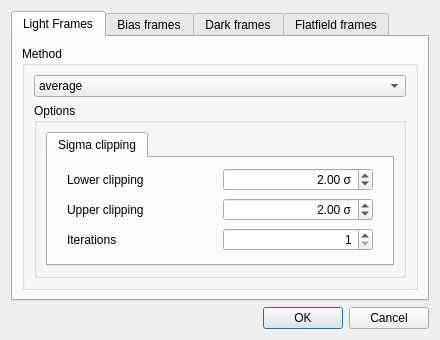
<?xml version="1.0" encoding="UTF-8"?>
<ui version="4.0">
 <class>StackDialog</class>
 <widget class="QDialog" name="StackDialog">
  <property name="geometry">
   <rect>
    <x>0</x>
    <y>0</y>
    <width>440</width>
    <height>340</height>
   </rect>
  </property>
  <property name="minimumSize">
   <size>
    <width>250</width>
    <height>250</height>
   </size>
  </property>
  <property name="maximumSize">
   <size>
    <width>500</width>
    <height>500</height>
   </size>
  </property>
  <property name="windowTitle">
   <string>Stacking option</string>
  </property>
  <property name="sizeGripEnabled">
   <bool>false</bool>
  </property>
  <property name="modal">
   <bool>false</bool>
  </property>
  <layout class="QVBoxLayout" name="verticalLayout">
   <item>
    <widget class="QTabWidget" name="tabWidget">
     <property name="currentIndex">
      <number>0</number>
     </property>
     <property name="documentMode">
      <bool>false</bool>
     </property>
     <widget class="QWidget" name="lght_tab">
      <attribute name="title">
       <string>Light Frames</string>
      </attribute>
      <layout class="QVBoxLayout" name="verticalLayout_3">
       <item>
        <widget class="QGroupBox" name="groupBox_2">
         <property name="title">
          <string>Method</string>
         </property>
         <property name="flat">
          <bool>true</bool>
         </property>
         <layout class="QVBoxLayout" name="verticalLayout_4">
          <item>
           <widget class="QComboBox" name="ligthStackingMethodComboBox">
            <item>
             <property name="text">
              <string>average</string>
             </property>
            </item>
            <item>
             <property name="text">
              <string>median</string>
             </property>
            </item>
            <item>
             <property name="text">
              <string>sigma clipping</string>
             </property>
            </item>
            <item>
             <property name="text">
              <string>standard deviation</string>
             </property>
            </item>
            <item>
             <property name="text">
              <string>variance</string>
             </property>
            </item>
            <item>
             <property name="text">
              <string>maximum</string>
             </property>
            </item>
            <item>
             <property name="text">
              <string>minimum</string>
             </property>
            </item>
            <item>
             <property name="text">
              <string>product</string>
             </property>
            </item>
           </widget>
          </item>
          <item>
           <widget class="QGroupBox" name="groupBox">
            <property name="title">
             <string>Options</string>
            </property>
            <property name="flat">
             <bool>true</bool>
            </property>
            <layout class="QHBoxLayout" name="horizontalLayout">
             <item>
              <widget class="QTabWidget" name="tabWidget_2">
               <property name="currentIndex">
                <number>0</number>
               </property>
               <property name="movable">
                <bool>false</bool>
               </property>
               <widget class="QWidget" name="tab">
                <attribute name="title">
                 <string>Sigma clipping</string>
                </attribute>
                <layout class="QVBoxLayout" name="verticalLayout_2">
                 <item>
                  <layout class="QHBoxLayout" name="horizontalLayout_2">
                   <property name="leftMargin">
                    <number>10</number>
                   </property>
                   <property name="rightMargin">
                    <number>10</number>
                   </property>
                   <item>
                    <widget class="QLabel" name="label">
                     <property name="text">
                      <string>Lower clipping</string>
                     </property>
                    </widget>
                   </item>
                   <item>
                    <widget class="QDoubleSpinBox" name="ligthLKappa">
                     <property name="alignment">
                      <set>Qt::AlignRight|Qt::AlignTrailing|Qt::AlignVCenter</set>
                     </property>
                     <property name="suffix">
                      <string> σ</string>
                     </property>
                     <property name="singleStep">
                      <double>0.010000000000000</double>
                     </property>
                     <property name="value">
                      <double>2.000000000000000</double>
                     </property>
                    </widget>
                   </item>
                  </layout>
                 </item>
                 <item>
                  <layout class="QHBoxLayout" name="horizontalLayout_7">
                   <property name="leftMargin">
                    <number>10</number>
                   </property>
                   <property name="rightMargin">
                    <number>10</number>
                   </property>
                   <item>
                    <widget class="QLabel" name="label_4">
                     <property name="text">
                      <string>Upper clipping</string>
                     </property>
                    </widget>
                   </item>
                   <item>
                    <widget class="QDoubleSpinBox" name="ligthHKappa">
                     <property name="alignment">
                      <set>Qt::AlignRight|Qt::AlignTrailing|Qt::AlignVCenter</set>
                     </property>
                     <property name="suffix">
                      <string> σ</string>
                     </property>
                     <property name="singleStep">
                      <double>0.010000000000000</double>
                     </property>
                     <property name="value">
                      <double>2.000000000000000</double>
                     </property>
                    </widget>
                   </item>
                  </layout>
                 </item>
                 <item>
                  <layout class="QHBoxLayout" name="horizontalLayout_8">
                   <property name="leftMargin">
                    <number>10</number>
                   </property>
                   <property name="rightMargin">
                    <number>10</number>
                   </property>
                   <item>
                    <widget class="QLabel" name="label_5">
                     <property name="text">
                      <string>Iterations</string>
                     </property>
                    </widget>
                   </item>
                   <item>
                    <widget class="QSpinBox" name="ligthKIters">
                     <property name="alignment">
                      <set>Qt::AlignRight|Qt::AlignTrailing|Qt::AlignVCenter</set>
                     </property>
                     <property name="minimum">
                      <number>1</number>
                     </property>
                    </widget>
                   </item>
                  </layout>
                 </item>
                </layout>
               </widget>
              </widget>
             </item>
            </layout>
           </widget>
          </item>
         </layout>
        </widget>
       </item>
      </layout>
     </widget>
     <widget class="QWidget" name="Bias_tab">
      <attribute name="title">
       <string>Bias frames</string>
      </attribute>
      <layout class="QVBoxLayout" name="verticalLayout_13">
       <item>
        <widget class="QGroupBox" name="groupBox_7">
         <property name="title">
          <string>Method</string>
         </property>
         <property name="flat">
          <bool>true</bool>
         </property>
         <layout class="QVBoxLayout" name="verticalLayout_11">
          <item>
           <widget class="QComboBox" name="biasStackingMethodComboBox">
            <item>
             <property name="text">
              <string>average</string>
             </property>
            </item>
            <item>
             <property name="text">
              <string>median</string>
             </property>
            </item>
            <item>
             <property name="text">
              <string>sigma clipping</string>
             </property>
            </item>
            <item>
             <property name="text">
              <string>standard deviation</string>
             </property>
            </item>
            <item>
             <property name="text">
              <string>variance</string>
             </property>
            </item>
            <item>
             <property name="text">
              <string>maximum</string>
             </property>
            </item>
            <item>
             <property name="text">
              <string>minimum</string>
             </property>
            </item>
            <item>
             <property name="text">
              <string>product</string>
             </property>
            </item>
           </widget>
          </item>
          <item>
           <widget class="QGroupBox" name="groupBox_8">
            <property name="title">
             <string>Options</string>
            </property>
            <property name="flat">
             <bool>true</bool>
            </property>
            <layout class="QHBoxLayout" name="horizontalLayout_13">
             <item>
              <widget class="QTabWidget" name="tabWidget_5">
               <property name="currentIndex">
                <number>0</number>
               </property>
               <property name="movable">
                <bool>false</bool>
               </property>
               <widget class="QWidget" name="tab_4">
                <attribute name="title">
                 <string>Sigma clipping</string>
                </attribute>
                <layout class="QVBoxLayout" name="verticalLayout_12">
                 <item>
                  <layout class="QHBoxLayout" name="horizontalLayout_14">
                   <property name="leftMargin">
                    <number>10</number>
                   </property>
                   <property name="rightMargin">
                    <number>10</number>
                   </property>
                   <item>
                    <widget class="QLabel" name="label_10">
                     <property name="text">
                      <string>Lower clipping</string>
                     </property>
                    </widget>
                   </item>
                   <item>
                    <widget class="QDoubleSpinBox" name="biasLKappa">
                     <property name="alignment">
                      <set>Qt::AlignRight|Qt::AlignTrailing|Qt::AlignVCenter</set>
                     </property>
                     <property name="suffix">
                      <string> σ</string>
                     </property>
                     <property name="singleStep">
                      <double>0.010000000000000</double>
                     </property>
                     <property name="value">
                      <double>2.000000000000000</double>
                     </property>
                    </widget>
                   </item>
                  </layout>
                 </item>
                 <item>
                  <layout class="QHBoxLayout" name="horizontalLayout_15">
                   <property name="leftMargin">
                    <number>10</number>
                   </property>
                   <property name="rightMargin">
                    <number>10</number>
                   </property>
                   <item>
                    <widget class="QLabel" name="label_11">
                     <property name="text">
                      <string>Upper clipping</string>
                     </property>
                    </widget>
                   </item>
                   <item>
                    <widget class="QDoubleSpinBox" name="biasHKappa">
                     <property name="alignment">
                      <set>Qt::AlignRight|Qt::AlignTrailing|Qt::AlignVCenter</set>
                     </property>
                     <property name="suffix">
                      <string> σ</string>
                     </property>
                     <property name="singleStep">
                      <double>0.010000000000000</double>
                     </property>
                     <property name="value">
                      <double>2.000000000000000</double>
                     </property>
                    </widget>
                   </item>
                  </layout>
                 </item>
                 <item>
                  <layout class="QHBoxLayout" name="horizontalLayout_16">
                   <property name="leftMargin">
                    <number>10</number>
                   </property>
                   <property name="rightMargin">
                    <number>10</number>
                   </property>
                   <item>
                    <widget class="QLabel" name="label_12">
                     <property name="text">
                      <string>Iterations</string>
                     </property>
                    </widget>
                   </item>
                   <item>
                    <widget class="QSpinBox" name="biasKIters">
                     <property name="alignment">
                      <set>Qt::AlignRight|Qt::AlignTrailing|Qt::AlignVCenter</set>
                     </property>
                     <property name="minimum">
                      <number>1</number>
                     </property>
                    </widget>
                   </item>
                  </layout>
                 </item>
                </layout>
               </widget>
              </widget>
             </item>
            </layout>
           </widget>
          </item>
         </layout>
        </widget>
       </item>
      </layout>
     </widget>
     <widget class="QWidget" name="dark_tab">
      <attribute name="title">
       <string>Dark frames</string>
      </attribute>
      <layout class="QVBoxLayout" name="verticalLayout_7">
       <item>
        <widget class="QGroupBox" name="groupBox_3">
         <property name="title">
          <string>Method</string>
         </property>
         <property name="flat">
          <bool>true</bool>
         </property>
         <layout class="QVBoxLayout" name="verticalLayout_5">
          <item>
           <widget class="QComboBox" name="darkStackingMethodComboBox">
            <item>
             <property name="text">
              <string>average</string>
             </property>
            </item>
            <item>
             <property name="text">
              <string>median</string>
             </property>
            </item>
            <item>
             <property name="text">
              <string>sigma clipping</string>
             </property>
            </item>
            <item>
             <property name="text">
              <string>standard deviation</string>
             </property>
            </item>
            <item>
             <property name="text">
              <string>variance</string>
             </property>
            </item>
            <item>
             <property name="text">
              <string>maximum</string>
             </property>
            </item>
            <item>
             <property name="text">
              <string>minimum</string>
             </property>
            </item>
            <item>
             <property name="text">
              <string>product</string>
             </property>
            </item>
           </widget>
          </item>
          <item>
           <widget class="QGroupBox" name="groupBox_4">
            <property name="title">
             <string>Options</string>
            </property>
            <property name="flat">
             <bool>true</bool>
            </property>
            <layout class="QHBoxLayout" name="horizontalLayout_3">
             <item>
              <widget class="QTabWidget" name="tabWidget_3">
               <property name="currentIndex">
                <number>0</number>
               </property>
               <property name="movable">
                <bool>false</bool>
               </property>
               <widget class="QWidget" name="tab_2">
                <attribute name="title">
                 <string>Sigma clipping</string>
                </attribute>
                <layout class="QVBoxLayout" name="verticalLayout_6">
                 <item>
                  <layout class="QHBoxLayout" name="horizontalLayout_4">
                   <property name="leftMargin">
                    <number>10</number>
                   </property>
                   <property name="rightMargin">
                    <number>10</number>
                   </property>
                   <item>
                    <widget class="QLabel" name="label_2">
                     <property name="text">
                      <string>Lower clipping</string>
                     </property>
                    </widget>
                   </item>
                   <item>
                    <widget class="QDoubleSpinBox" name="darkLKappa">
                     <property name="alignment">
                      <set>Qt::AlignRight|Qt::AlignTrailing|Qt::AlignVCenter</set>
                     </property>
                     <property name="suffix">
                      <string> σ</string>
                     </property>
                     <property name="singleStep">
                      <double>0.010000000000000</double>
                     </property>
                     <property name="value">
                      <double>2.000000000000000</double>
                     </property>
                    </widget>
                   </item>
                  </layout>
                 </item>
                 <item>
                  <layout class="QHBoxLayout" name="horizontalLayout_9">
                   <property name="leftMargin">
                    <number>10</number>
                   </property>
                   <property name="rightMargin">
                    <number>10</number>
                   </property>
                   <item>
                    <widget class="QLabel" name="label_6">
                     <property name="text">
                      <string>Upper clipping</string>
                     </property>
                    </widget>
                   </item>
                   <item>
                    <widget class="QDoubleSpinBox" name="darkHKappa">
                     <property name="alignment">
                      <set>Qt::AlignRight|Qt::AlignTrailing|Qt::AlignVCenter</set>
                     </property>
                     <property name="suffix">
                      <string> σ</string>
                     </property>
                     <property name="singleStep">
                      <double>0.010000000000000</double>
                     </property>
                     <property name="value">
                      <double>2.000000000000000</double>
                     </property>
                    </widget>
                   </item>
                  </layout>
                 </item>
                 <item>
                  <layout class="QHBoxLayout" name="horizontalLayout_10">
                   <property name="leftMargin">
                    <number>10</number>
                   </property>
                   <property name="rightMargin">
                    <number>10</number>
                   </property>
                   <item>
                    <widget class="QLabel" name="label_7">
                     <property name="text">
                      <string>Iterations</string>
                     </property>
                    </widget>
                   </item>
                   <item>
                    <widget class="QSpinBox" name="darkKIters">
                     <property name="alignment">
                      <set>Qt::AlignRight|Qt::AlignTrailing|Qt::AlignVCenter</set>
                     </property>
                     <property name="minimum">
                      <number>1</number>
                     </property>
                    </widget>
                   </item>
                  </layout>
                 </item>
                </layout>
               </widget>
               <widget class="QWidget" name="tab_3">
                <attribute name="title">
                 <string>Hotpixels</string>
                </attribute>
                <layout class="QVBoxLayout" name="verticalLayout_14">
                 <item>
                  <widget class="QGroupBox" name="hotSmartGroupBox">
                   <property name="title">
                    <string>Smart detection</string>
                   </property>
                   <property name="flat">
                    <bool>true</bool>
                   </property>
                   <property name="checkable">
                    <bool>true</bool>
                   </property>
                   <property name="checked">
                    <bool>false</bool>
                   </property>
                   <layout class="QGridLayout" name="gridLayout">
                    <item row="0" column="1">
                     <widget class="QRadioButton" name="hotGlobalRadioButton">
                      <property name="text">
                       <string>global</string>
                      </property>
                      <property name="checked">
                       <bool>true</bool>
                      </property>
                      <property name="autoExclusive">
                       <bool>true</bool>
                      </property>
                     </widget>
                    </item>
                    <item row="0" column="0">
                     <widget class="QLabel" name="label_14">
                      <property name="minimumSize">
                       <size>
                        <width>150</width>
                        <height>0</height>
                       </size>
                      </property>
                      <property name="text">
                       <string>detection method</string>
                      </property>
                     </widget>
                    </item>
                    <item row="0" column="2">
                     <widget class="QRadioButton" name="hotCompRadioButton">
                      <property name="text">
                       <string>per component</string>
                      </property>
                      <property name="autoExclusive">
                       <bool>true</bool>
                      </property>
                     </widget>
                    </item>
                    <item row="1" column="0">
                     <widget class="QLabel" name="label_13">
                      <property name="minimumSize">
                       <size>
                        <width>150</width>
                        <height>0</height>
                       </size>
                      </property>
                      <property name="text">
                       <string>detection trashold</string>
                      </property>
                     </widget>
                    </item>
                    <item row="1" column="1" colspan="2">
                     <widget class="QDoubleSpinBox" name="hotTrasholdDoubleSpinBox">
                      <property name="alignment">
                       <set>Qt::AlignRight|Qt::AlignTrailing|Qt::AlignVCenter</set>
                      </property>
                      <property name="suffix">
                       <string> σ</string>
                      </property>
                      <property name="minimum">
                       <double>4.000000000000000</double>
                      </property>
                      <property name="singleStep">
                       <double>0.500000000000000</double>
                      </property>
                      <property name="value">
                       <double>5.000000000000000</double>
                      </property>
                     </widget>
                    </item>
                   </layout>
                  </widget>
                 </item>
                </layout>
               </widget>
              </widget>
             </item>
            </layout>
           </widget>
          </item>
         </layout>
        </widget>
       </item>
      </layout>
     </widget>
     <widget class="QWidget" name="flat_tab">
      <attribute name="title">
       <string>Flatfield frames</string>
      </attribute>
      <layout class="QVBoxLayout" name="verticalLayout_10">
       <item>
        <widget class="QGroupBox" name="groupBox_5">
         <property name="title">
          <string>Method</string>
         </property>
         <property name="flat">
          <bool>true</bool>
         </property>
         <layout class="QVBoxLayout" name="verticalLayout_8">
          <item>
           <widget class="QComboBox" name="flatStackingMethodComboBox">
            <item>
             <property name="text">
              <string>average</string>
             </property>
            </item>
            <item>
             <property name="text">
              <string>median</string>
             </property>
            </item>
            <item>
             <property name="text">
              <string>sigma clipping</string>
             </property>
            </item>
            <item>
             <property name="text">
              <string>standard deviation</string>
             </property>
            </item>
            <item>
             <property name="text">
              <string>variance</string>
             </property>
            </item>
            <item>
             <property name="text">
              <string>maximum</string>
             </property>
            </item>
            <item>
             <property name="text">
              <string>minimum</string>
             </property>
            </item>
            <item>
             <property name="text">
              <string>product</string>
             </property>
            </item>
           </widget>
          </item>
          <item>
           <widget class="QGroupBox" name="groupBox_6">
            <property name="title">
             <string>Options</string>
            </property>
            <property name="flat">
             <bool>true</bool>
            </property>
            <layout class="QHBoxLayout" name="horizontalLayout_5">
             <item>
              <widget class="QTabWidget" name="tabWidget_4">
               <property name="currentIndex">
                <number>0</number>
               </property>
               <property name="movable">
                <bool>false</bool>
               </property>
               <widget class="QWidget" name="tab_9">
                <attribute name="title">
                 <string>Sigma clipping</string>
                </attribute>
                <layout class="QVBoxLayout" name="verticalLayout_9">
                 <item>
                  <layout class="QHBoxLayout" name="horizontalLayout_6">
                   <property name="leftMargin">
                    <number>10</number>
                   </property>
                   <property name="rightMargin">
                    <number>10</number>
                   </property>
                   <item>
                    <widget class="QLabel" name="label_3">
                     <property name="text">
                      <string>Lower clipping</string>
                     </property>
                    </widget>
                   </item>
                   <item>
                    <widget class="QDoubleSpinBox" name="flatLKappa">
                     <property name="alignment">
                      <set>Qt::AlignRight|Qt::AlignTrailing|Qt::AlignVCenter</set>
                     </property>
                     <property name="suffix">
                      <string> σ</string>
                     </property>
                     <property name="singleStep">
                      <double>0.010000000000000</double>
                     </property>
                     <property name="value">
                      <double>2.000000000000000</double>
                     </property>
                    </widget>
                   </item>
                  </layout>
                 </item>
                 <item>
                  <layout class="QHBoxLayout" name="horizontalLayout_11">
                   <property name="leftMargin">
                    <number>10</number>
                   </property>
                   <property name="rightMargin">
                    <number>10</number>
                   </property>
                   <item>
                    <widget class="QLabel" name="label_8">
                     <property name="text">
                      <string>Upper clipping</string>
                     </property>
                    </widget>
                   </item>
                   <item>
                    <widget class="QDoubleSpinBox" name="flatHKappa">
                     <property name="alignment">
                      <set>Qt::AlignRight|Qt::AlignTrailing|Qt::AlignVCenter</set>
                     </property>
                     <property name="suffix">
                      <string> σ</string>
                     </property>
                     <property name="singleStep">
                      <double>0.010000000000000</double>
                     </property>
                     <property name="value">
                      <double>2.000000000000000</double>
                     </property>
                    </widget>
                   </item>
                  </layout>
                 </item>
                 <item>
                  <layout class="QHBoxLayout" name="horizontalLayout_12">
                   <property name="leftMargin">
                    <number>10</number>
                   </property>
                   <property name="rightMargin">
                    <number>10</number>
                   </property>
                   <item>
                    <widget class="QLabel" name="label_9">
                     <property name="text">
                      <string>Iterations</string>
                     </property>
                    </widget>
                   </item>
                   <item>
                    <widget class="QSpinBox" name="flatKIters">
                     <property name="alignment">
                      <set>Qt::AlignRight|Qt::AlignTrailing|Qt::AlignVCenter</set>
                     </property>
                     <property name="minimum">
                      <number>1</number>
                     </property>
                    </widget>
                   </item>
                  </layout>
                 </item>
                </layout>
               </widget>
              </widget>
             </item>
            </layout>
           </widget>
          </item>
         </layout>
        </widget>
       </item>
      </layout>
     </widget>
    </widget>
   </item>
   <item>
    <widget class="QDialogButtonBox" name="buttonBox">
     <property name="orientation">
      <enum>Qt::Horizontal</enum>
     </property>
     <property name="standardButtons">
      <set>QDialogButtonBox::Cancel|QDialogButtonBox::Ok</set>
     </property>
     <property name="centerButtons">
      <bool>false</bool>
     </property>
    </widget>
   </item>
  </layout>
 </widget>
 <resources/>
 <connections>
  <connection>
   <sender>buttonBox</sender>
   <signal>accepted()</signal>
   <receiver>StackDialog</receiver>
   <slot>accept()</slot>
   <hints>
    <hint type="sourcelabel">
     <x>256</x>
     <y>335</y>
    </hint>
    <hint type="destinationlabel">
     <x>157</x>
     <y>274</y>
    </hint>
   </hints>
  </connection>
  <connection>
   <sender>buttonBox</sender>
   <signal>rejected()</signal>
   <receiver>StackDialog</receiver>
   <slot>reject()</slot>
   <hints>
    <hint type="sourcelabel">
     <x>324</x>
     <y>335</y>
    </hint>
    <hint type="destinationlabel">
     <x>286</x>
     <y>274</y>
    </hint>
   </hints>
  </connection>
  <connection>
   <sender>ligthStackingMethodComboBox</sender>
   <signal>currentIndexChanged(int)</signal>
   <receiver>tabWidget_2</receiver>
   <slot>setCurrentIndex(int)</slot>
   <hints>
    <hint type="sourcelabel">
     <x>139</x>
     <y>67</y>
    </hint>
    <hint type="destinationlabel">
     <x>139</x>
     <y>141</y>
    </hint>
   </hints>
  </connection>
  <connection>
   <sender>flatStackingMethodComboBox</sender>
   <signal>currentIndexChanged(int)</signal>
   <receiver>tabWidget_4</receiver>
   <slot>setCurrentIndex(int)</slot>
   <hints>
    <hint type="sourcelabel">
     <x>134</x>
     <y>76</y>
    </hint>
    <hint type="destinationlabel">
     <x>135</x>
     <y>126</y>
    </hint>
   </hints>
  </connection>
  <connection>
   <sender>darkStackingMethodComboBox</sender>
   <signal>currentIndexChanged(int)</signal>
   <receiver>tabWidget_3</receiver>
   <slot>setCurrentIndex(int)</slot>
   <hints>
    <hint type="sourcelabel">
     <x>87</x>
     <y>77</y>
    </hint>
    <hint type="destinationlabel">
     <x>87</x>
     <y>128</y>
    </hint>
   </hints>
  </connection>
 </connections>
</ui>
